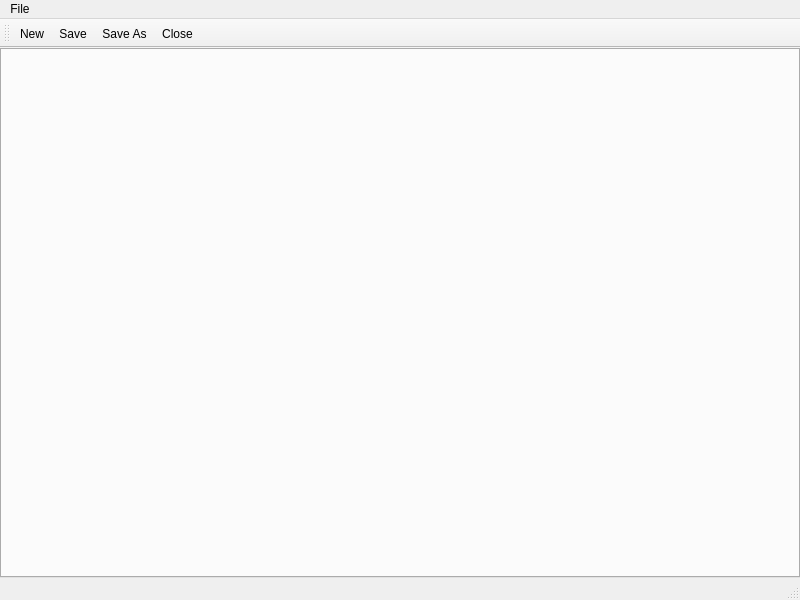
<?xml version="1.0" encoding="UTF-8"?>
<ui version="4.0">
 <class>Notepad</class>
 <widget class="QMainWindow" name="Notepad">
  <property name="geometry">
   <rect>
    <x>0</x>
    <y>0</y>
    <width>800</width>
    <height>600</height>
   </rect>
  </property>
  <property name="windowTitle">
   <string>MainWindow</string>
  </property>
  <widget class="QWidget" name="centralwidget">
   <layout class="QGridLayout" name="gridLayout">
    <property name="leftMargin">
     <number>0</number>
    </property>
    <property name="topMargin">
     <number>0</number>
    </property>
    <property name="rightMargin">
     <number>0</number>
    </property>
    <property name="bottomMargin">
     <number>0</number>
    </property>
    <item row="0" column="0">
     <widget class="EditorTabs" name="editorTabs"/>
    </item>
   </layout>
  </widget>
  <widget class="QMenuBar" name="menubar">
   <property name="geometry">
    <rect>
     <x>0</x>
     <y>0</y>
     <width>800</width>
     <height>26</height>
    </rect>
   </property>
   <widget class="QMenu" name="menuFile">
    <property name="title">
     <string>File</string>
    </property>
    <addaction name="actionNew"/>
    <addaction name="actionSave"/>
    <addaction name="actionSaveAs"/>
    <addaction name="actionClose"/>
   </widget>
   <addaction name="menuFile"/>
  </widget>
  <widget class="QStatusBar" name="statusbar"/>
  <widget class="QToolBar" name="toolBar">
   <property name="windowTitle">
    <string>toolBar</string>
   </property>
   <attribute name="toolBarArea">
    <enum>TopToolBarArea</enum>
   </attribute>
   <attribute name="toolBarBreak">
    <bool>false</bool>
   </attribute>
   <addaction name="actionNew"/>
   <addaction name="actionSave"/>
   <addaction name="actionSaveAs"/>
   <addaction name="actionClose"/>
  </widget>
  <action name="actionNew">
   <property name="text">
    <string>New</string>
   </property>
   <property name="shortcut">
    <string>Ctrl+N</string>
   </property>
  </action>
  <action name="actionSave">
   <property name="text">
    <string>Save</string>
   </property>
   <property name="shortcut">
    <string>Ctrl+S</string>
   </property>
  </action>
  <action name="actionSaveAs">
   <property name="text">
    <string>Save As</string>
   </property>
   <property name="shortcut">
    <string>Ctrl+Shift+S</string>
   </property>
  </action>
  <action name="actionClose">
   <property name="text">
    <string>Close</string>
   </property>
   <property name="shortcut">
    <string>Ctrl+W</string>
   </property>
  </action>
 </widget>
 <customwidgets>
  <customwidget>
   <class>EditorTabs</class>
   <extends>QTabWidget</extends>
   <header>editortabs.h</header>
   <container>1</container>
  </customwidget>
 </customwidgets>
 <resources/>
 <connections>
  <connection>
   <sender>actionNew</sender>
   <signal>triggered()</signal>
   <receiver>Notepad</receiver>
   <slot>actionNew()</slot>
   <hints>
    <hint type="sourcelabel">
     <x>-1</x>
     <y>-1</y>
    </hint>
    <hint type="destinationlabel">
     <x>399</x>
     <y>299</y>
    </hint>
   </hints>
  </connection>
  <connection>
   <sender>actionSave</sender>
   <signal>triggered()</signal>
   <receiver>Notepad</receiver>
   <slot>actionSave()</slot>
   <hints>
    <hint type="sourcelabel">
     <x>-1</x>
     <y>-1</y>
    </hint>
    <hint type="destinationlabel">
     <x>399</x>
     <y>299</y>
    </hint>
   </hints>
  </connection>
  <connection>
   <sender>actionSaveAs</sender>
   <signal>triggered()</signal>
   <receiver>Notepad</receiver>
   <slot>actionSaveAs()</slot>
   <hints>
    <hint type="sourcelabel">
     <x>-1</x>
     <y>-1</y>
    </hint>
    <hint type="destinationlabel">
     <x>399</x>
     <y>299</y>
    </hint>
   </hints>
  </connection>
  <connection>
   <sender>actionClose</sender>
   <signal>triggered()</signal>
   <receiver>Notepad</receiver>
   <slot>actionClose()</slot>
   <hints>
    <hint type="sourcelabel">
     <x>-1</x>
     <y>-1</y>
    </hint>
    <hint type="destinationlabel">
     <x>399</x>
     <y>299</y>
    </hint>
   </hints>
  </connection>
 </connections>
 <slots>
  <slot>actionNew()</slot>
  <slot>actionSave()</slot>
  <slot>actionSaveAs()</slot>
  <slot>actionClose()</slot>
 </slots>
</ui>
